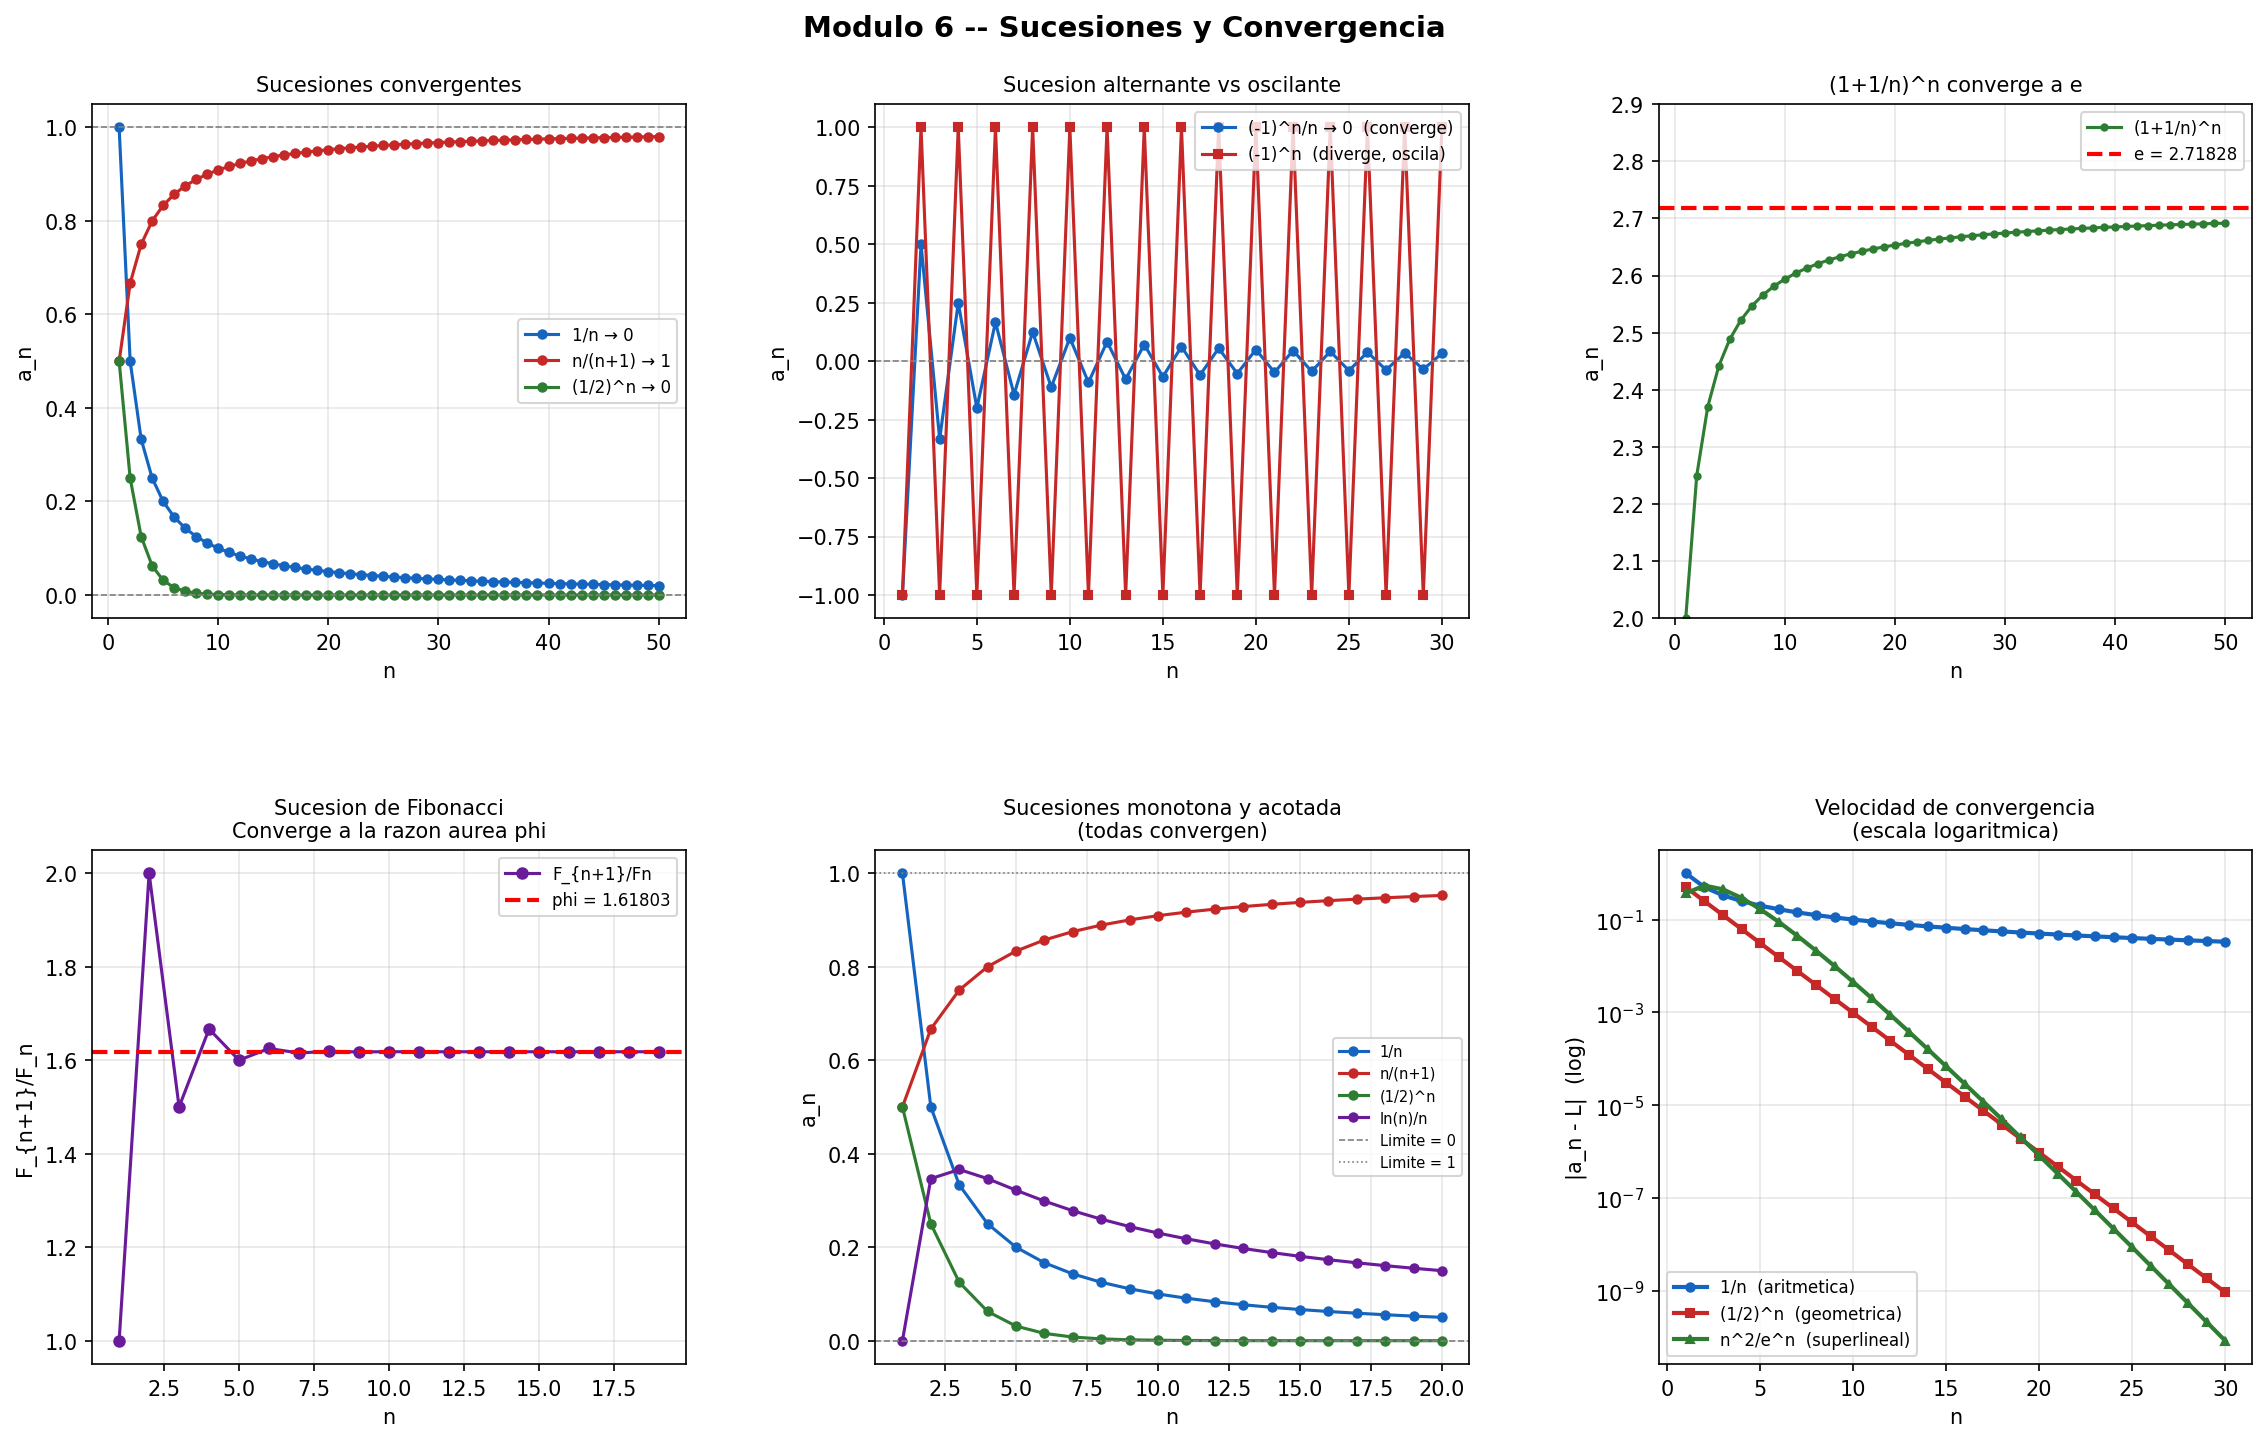

Here is the Python script that generated this plot:
"""
Módulo 6 - Sucesiones y Convergencia
FUN-05 Cálculo Diferencial e Integral | Universidad CENFOTEC

QUE ES UNA SUCESION?
---------------------
Una sucesion es una lista ORDENADA e INFINITA de numeros:
    a1, a2, a3, a4, ...

Cada elemento aₙ se genera mediante una FORMULA o REGLA que depende
del indice n (n = 1, 2, 3, ...).

Ejemplos:
  aₙ = 1/n        → 1, 1/2, 1/3, 1/4, ...     (decreciente hacia 0)
  aₙ = (-1)ⁿ      → -1, 1, -1, 1, ...          (oscilante)
  aₙ = n²         → 1, 4, 9, 16, ...            (creciente sin limite)
  aₙ = (1+1/n)ⁿ   → 2, 2.25, 2.37, ..., e      (converge a e)

CONVERGENCIA DE SUCESIONES:
----------------------------
Una sucesion {aₙ} CONVERGE si existe un numero finito L tal que:
    lim n→∞  aₙ = L

Esto significa que a partir de cierto n, todos los terminos
de la sucesion estan arbitrariamente cerca de L.

Si no existe ese limite, la sucesion DIVERGE.

TIPOS DE DIVERGENCIA:
  - Diverge a +∞: los terminos crecen sin limite   (aₙ = n²)
  - Diverge a -∞: los terminos decrecen sin limite  (aₙ = -n)
  - Diverge por oscilacion: los terminos no se estabilizan  (aₙ = (-1)ⁿ)

TIPOS DE SUCESIONES:
  - Monotona creciente:  a1 <= a2 <= a3 <= ...
  - Monotona decreciente: a1 >= a2 >= a3 >= ...
  - Acotada: existe M tal que |aₙ| <= M para todo n
  - Teorema: toda sucesion monotona y acotada CONVERGE

SUCESIONES IMPORTANTES EN COMPUTACION:
  - aₙ = (1 + 1/n)ⁿ  → converge a e (base del logaritmo natural)
  - Sucesion de Fibonacci: 1,1,2,3,5,8,13,... → razon aurea φ
  - aₙ = 1/2ⁿ → convergencia geometrica (complejidad O(log n))
"""

import numpy as np
import matplotlib.pyplot as plt
from sympy import *

n, k = symbols('n k', positive=True, integer=True)

# ─────────────────────────────────────────────────────────────
# SECCION 1: Definicion y primeros terminos
# ─────────────────────────────────────────────────────────────
print("=" * 60)
print("  SUCESIONES — DEFINICION Y PRIMEROS TERMINOS")
print("=" * 60)
print("""
  Para cada sucesion mostramos:
    - Los primeros 8 terminos
    - El limite cuando n → infinito
    - Si converge o diverge
""")

sucesiones = [
    (1/n,               "1/n",              "Converge a 0",         "0"),
    ((-1)**n / n,       "(-1)^n / n",       "Converge a 0",         "0"),
    (n / (n + 1),       "n/(n+1)",          "Converge a 1",         "1"),
    ((n**2 + 1)/(2*n**2),"(n^2+1)/(2n^2)", "Converge a 1/2",       "1/2"),
    ((-1)**n,           "(-1)^n",            "Diverge (oscila)",     "no existe"),
    (n**2 / exp(n),     "n^2 / e^n",        "Converge a 0",         "0"),
    ((1 + 1/n)**n,      "(1 + 1/n)^n",      "Converge a e",         "e"),
    (Rational(1,2)**n,  "(1/2)^n",          "Converge a 0",         "0"),
]

for formula, nombre, comportamiento, lim_str in sucesiones:
    terminos = [float(formula.subs(n, i).evalf()) for i in range(1, 9)]
    terminos_str = ", ".join([f"{t:.4f}" for t in terminos])
    print(f"  a_n = {nombre}")
    print(f"    Terminos: {terminos_str}, ...")
    print(f"    lim n→∞ = {lim_str}")
    print(f"    Comportamiento: {comportamiento}")
    print()

# ─────────────────────────────────────────────────────────────
# SECCION 2: Tipos de sucesiones
# ─────────────────────────────────────────────────────────────
print("=" * 60)
print("  TIPOS DE SUCESIONES")
print("=" * 60)
print("""
  Monotona creciente:  a_n <= a_{n+1}  para todo n
  Monotona decreciente: a_n >= a_{n+1}  para todo n
  Acotada superior: existe M tal que a_n <= M
  Acotada inferior: existe m tal que a_n >= m

  Teorema de Bolzano-Weierstrass:
    Toda sucesion monotona y acotada CONVERGE.
    No necesitamos calcular el limite — solo verificar
    que la sucesion es monotona y acotada.
""")

def analizar_sucesion(formula, nombre, n_max=20):
    terminos = np.array([float(formula.subs(n, i).evalf())
                         for i in range(1, n_max+1)])
    diferencias = np.diff(terminos)

    es_creciente  = np.all(diferencias >= -1e-10)
    es_decreciente = np.all(diferencias <= 1e-10)
    acotada_sup   = np.isfinite(terminos.max())
    acotada_inf   = np.isfinite(terminos.min())

    lim_val = limit(formula, n, oo)
    converge = lim_val.is_finite

    print(f"  a_n = {nombre}")
    print(f"    Monotona creciente:  {'[SI]' if es_creciente else '[NO]'}")
    print(f"    Monotona decreciente: {'[SI]' if es_decreciente else '[NO]'}")
    print(f"    Acotada:             {'[SI]' if (acotada_sup and acotada_inf) else '[NO]'}")
    print(f"    lim n→∞ = {lim_val}")
    print(f"    Conclusion:          {'CONVERGE [OK]' if converge else 'DIVERGE [X]'}")
    print()
    return terminos

casos_tipo = [
    (1/n,               "1/n"),
    (n/(n+1),           "n/(n+1)"),
    (Rational(1,2)**n,  "(1/2)^n"),
    (log(n)/n,          "ln(n)/n"),
]

terminos_guardados = {}
for formula, nombre in casos_tipo:
    terminos_guardados[nombre] = analizar_sucesion(formula, nombre)

# ─────────────────────────────────────────────────────────────
# SECCION 3: Sucesion de Fibonacci y la razon aurea
# ─────────────────────────────────────────────────────────────
print("=" * 60)
print("  SUCESION DE FIBONACCI Y LA RAZON AUREA")
print("=" * 60)
print("""
  La sucesion de Fibonacci se define por recurrencia:
    F1 = 1,  F2 = 1,  Fn = F_{n-1} + F_{n-2}  para n >= 3

  Es decir: cada termino es la SUMA de los dos anteriores.
    1, 1, 2, 3, 5, 8, 13, 21, 34, 55, 89, 144, ...

  Propiedad notable: el cociente F_{n+1}/Fn converge a la RAZON AUREA:
    phi = (1 + sqrt(5)) / 2 ≈ 1.61803...

  La razon aurea aparece en arte, arquitectura, biologia y en
  analisis de algoritmos (arboles AVL, busqueda de Fibonacci).
""")

fib = [1, 1]
for i in range(18):
    fib.append(fib[-1] + fib[-2])

razon_aurea = (1 + np.sqrt(5)) / 2
razones = [fib[i+1]/fib[i] for i in range(len(fib)-1)]

print(f"  Fibonacci: {fib[:12]}, ...")
print(f"  Razones F_{{n+1}}/Fn:")
for i in range(0, 12, 3):
    print(f"    F{i+2}/F{i+1} = {fib[i+1]}/{fib[i]} = {razones[i]:.6f}")
print(f"  Convergencia a phi = (1+sqrt(5))/2 = {razon_aurea:.6f}")
print(f"  Error en n=20: |{razones[-1]:.8f} - {razon_aurea:.8f}| = "
      f"{abs(razones[-1]-razon_aurea):.2e}")

# ─────────────────────────────────────────────────────────────
# SECCION 4: Visualizacion
# ─────────────────────────────────────────────────────────────
fig, axes = plt.subplots(2, 3, figsize=(16, 10))
fig.suptitle("Modulo 6 -- Sucesiones y Convergencia",
             fontsize=14, fontweight='bold')

nv = np.arange(1, 51)
colores = ['#1565C0', '#C62828', '#2E7D32', '#6A1B9A', '#E65100', '#00838F']

# Sucesiones convergentes
ax = axes[0, 0]
sucesiones_plot = [
    (1/nv,             "1/n → 0",         colores[0]),
    (nv/(nv+1),        "n/(n+1) → 1",     colores[1]),
    ((0.5)**nv,        "(1/2)^n → 0",     colores[2]),
]
for yv, label, color in sucesiones_plot:
    ax.plot(nv, yv, 'o-', color=color, lw=1.5, ms=4, label=label)
ax.axhline(0, color='gray', lw=0.8, ls='--')
ax.axhline(1, color='gray', lw=0.8, ls='--')
ax.set_title("Sucesiones convergentes", fontsize=10)
ax.legend(fontsize=8); ax.grid(True, alpha=0.3)
ax.set_xlabel("n"); ax.set_ylabel("a_n")

# Sucesion oscilante y no convergente
ax = axes[0, 1]
an_alt = (-1)**nv / nv
an_osc = (-1)**nv
ax.plot(nv[:30], an_alt[:30], 'o-', color=colores[0], lw=1.5, ms=4,
        label="(-1)^n/n → 0  (converge)")
ax.plot(nv[:30], an_osc[:30], 's-', color=colores[1], lw=1.5, ms=4,
        label="(-1)^n  (diverge, oscila)")
ax.axhline(0, color='gray', lw=0.8, ls='--')
ax.set_title("Sucesion alternante vs oscilante", fontsize=10)
ax.legend(fontsize=8); ax.grid(True, alpha=0.3)
ax.set_xlabel("n"); ax.set_ylabel("a_n")

# Convergencia a e
ax = axes[0, 2]
an_e = (1 + 1/nv)**nv
ax.plot(nv, an_e, 'o-', color=colores[2], lw=1.5, ms=3, label="(1+1/n)^n")
ax.axhline(np.e, color='red', lw=2, ls='--', label=f"e = {np.e:.5f}")
ax.set_title("(1+1/n)^n converge a e", fontsize=10)
ax.legend(fontsize=8); ax.grid(True, alpha=0.3)
ax.set_xlabel("n"); ax.set_ylabel("a_n")
ax.set_ylim(2, 2.9)

# Fibonacci y razon aurea
ax = axes[1, 0]
nf = np.arange(1, len(razones)+1)
ax.plot(nf, razones, 'o-', color=colores[3], lw=1.5, ms=5,
        label="F_{n+1}/Fn")
ax.axhline(razon_aurea, color='red', lw=2, ls='--',
           label=f"phi = {razon_aurea:.5f}")
ax.set_title("Sucesion de Fibonacci\nConverge a la razon aurea phi", fontsize=10)
ax.legend(fontsize=8); ax.grid(True, alpha=0.3)
ax.set_xlabel("n"); ax.set_ylabel("F_{n+1}/F_n")

# Convergencia monotona y acotada
ax = axes[1, 1]
for (formula, nombre), color in zip(casos_tipo, colores):
    terminos = terminos_guardados[nombre]
    ax.plot(np.arange(1, len(terminos)+1), terminos, 'o-',
            color=color, lw=1.5, ms=4, label=nombre)
ax.axhline(0, color='gray', lw=0.8, ls='--', label="Limite = 0")
ax.axhline(1, color='gray', lw=0.8, ls=':',  label="Limite = 1")
ax.set_title("Sucesiones monotona y acotada\n(todas convergen)", fontsize=10)
ax.legend(fontsize=7); ax.grid(True, alpha=0.3)
ax.set_xlabel("n"); ax.set_ylabel("a_n")

# Velocidad de convergencia comparada
ax = axes[1, 2]
nv2 = np.arange(1, 31)
err_arith = 1/nv2                     # convergencia aritmetica O(1/n)
err_geom  = (0.5)**nv2                # convergencia geometrica O((1/2)^n)
err_exp   = nv2**2 * np.exp(-nv2)    # superconvergencia
ax.semilogy(nv2, err_arith, 'o-', color=colores[0], lw=2, ms=4,
            label="1/n  (aritmetica)")
ax.semilogy(nv2, err_geom,  's-', color=colores[1], lw=2, ms=4,
            label="(1/2)^n  (geometrica)")
ax.semilogy(nv2, err_exp,   '^-', color=colores[2], lw=2, ms=4,
            label="n^2/e^n  (superlineal)")
ax.set_title("Velocidad de convergencia\n(escala logaritmica)", fontsize=10)
ax.legend(fontsize=8); ax.grid(True, alpha=0.3)
ax.set_xlabel("n"); ax.set_ylabel("|a_n - L|  (log)")

plt.subplots_adjust(left=0.07, right=0.97, top=0.92, bottom=0.08,
                    hspace=0.45, wspace=0.32)
plt.savefig("sucesiones_convergencia.png", dpi=150, bbox_inches='tight')
plt.show()
print("\n[OK]  Grafica guardada: sucesiones_convergencia.png")
